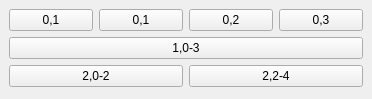
<?xml version="1.0" encoding="UTF-8"?>
<ui version="4.0">
 <class>MainWindow</class>
 <widget class="QMainWindow" name="MainWindow">
  <property name="geometry">
   <rect>
    <x>0</x>
    <y>0</y>
    <width>372</width>
    <height>99</height>
   </rect>
  </property>
  <property name="windowTitle">
   <string>Layout cuadrícula</string>
  </property>
  <widget class="QWidget" name="centralwidget">
   <layout class="QGridLayout" name="gridLayout">
    <item row="0" column="2">
     <widget class="QPushButton" name="pushButton_3">
      <property name="text">
       <string>0,2</string>
      </property>
     </widget>
    </item>
    <item row="0" column="1">
     <widget class="QPushButton" name="pushButton_2">
      <property name="text">
       <string>0,1</string>
      </property>
     </widget>
    </item>
    <item row="0" column="0">
     <widget class="QPushButton" name="pushButton">
      <property name="text">
       <string>0,1</string>
      </property>
     </widget>
    </item>
    <item row="0" column="3">
     <widget class="QPushButton" name="pushButton_4">
      <property name="text">
       <string>0,3</string>
      </property>
     </widget>
    </item>
    <item row="1" column="0" colspan="4">
     <widget class="QPushButton" name="pushButton_5">
      <property name="text">
       <string>1,0-3</string>
      </property>
     </widget>
    </item>
    <item row="3" column="2" colspan="2">
     <widget class="QPushButton" name="pushButton_7">
      <property name="text">
       <string>2,2-4</string>
      </property>
     </widget>
    </item>
    <item row="3" column="0" colspan="2">
     <widget class="QPushButton" name="pushButton_6">
      <property name="text">
       <string>2,0-2</string>
      </property>
     </widget>
    </item>
   </layout>
  </widget>
 </widget>
 <resources/>
 <connections/>
</ui>
